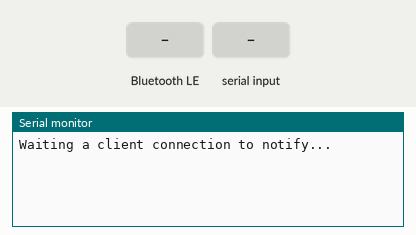
Recording of a sketch running on a simulated ESP32. Parts: the last lines printed to the serial monitor. Inputs (shaded band) come from the test bench. Nothing arrives over Bluetooth unless stated; a phone connects over Bluetooth LE 3 s after start.

Above: at 1.2 s.
1.3 s: Bluetooth LE write "1" received
At 1.7 s:
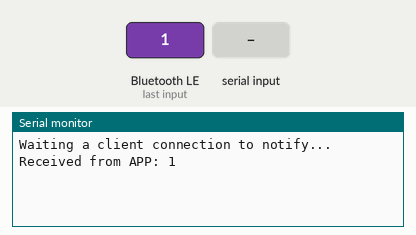
2.8 s: "1" received over Serial
At 4.2 s:
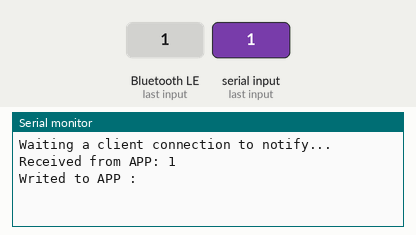

Measured:
- after the input at 1.3 s, the serial monitor: prints a new line after 0.05 s (image 1)
- after the input at 2.8 s, the serial monitor: prints a new line after 1.0 s (image 2)

The sketch:

bt_low_energy.ino
```cpp
#include <BLEDevice.h>
#include <BLEServer.h>
#include <BLEUtils.h>
#include <BLE2902.h>

BLEServer* pServer = NULL;
BLECharacteristic* pCharacteristic = NULL;

bool deviceConnected = false;
bool oldDeviceConnected = false;

char msg[20] = "Initial Message";

// See the following for generating UUIDs:
// https://www.uuidgenerator.net/

//Starts UUID with "c00fa"
#define SERVICE_UUID        "c00fa1d8-1fb5-459e-8fcc-c5c9c331914b"
#define CHARACTERISTIC_UUID "c00fa3f4-36e1-4688-b7f5-ea07361b26a8"

class MyCallbacks: public BLECharacteristicCallbacks {
    void onWrite(BLECharacteristic *pCharacteristic) {
      std::string value = pCharacteristic->getValue();

      if (value.length() > 0) {
        Serial.print("Received from APP: ");
        for (int i = 0; i < value.length(); i++)
          Serial.print(value[i]);

        Serial.println();
      }
    }
};


//callback to receive events of connection and disconnection
class MyServerCallbacks: public BLEServerCallbacks {
    void onConnect(BLEServer* pServer) {
 deviceConnected = true;
    };

    void onDisconnect(BLEServer* pServer) {
 deviceConnected = false;
    }
};

void setup() {
  Serial.begin(115200);

  // Create the BLE Device
  BLEDevice::init("ESP32");

  // Create the BLE Server
  pServer = BLEDevice::createServer();
  pServer->setCallbacks(new MyServerCallbacks());

  // Create the BLE Service
  BLEService *pService = pServer->createService(SERVICE_UUID);

  // Create a BLE Characteristic
  pCharacteristic = pService->createCharacteristic(
                      CHARACTERISTIC_UUID,
                      BLECharacteristic::PROPERTY_READ   |
                      BLECharacteristic::PROPERTY_WRITE  |
                      BLECharacteristic::PROPERTY_NOTIFY |
                      BLECharacteristic::PROPERTY_INDICATE
                    );

  // https://www.bluetooth.com/specifications/gatt/viewer?attributeXmlFile=org.bluetooth.descriptor.gatt.client_characteristic_configuration.xml
  // Create a BLE Descriptor
  pCharacteristic->addDescriptor(new BLE2902());

  pCharacteristic->setCallbacks(new MyCallbacks());

  // Start the service
  pService->start();

  // Start advertising
  BLEAdvertising *pAdvertising = BLEDevice::getAdvertising();
  pAdvertising->addServiceUUID(SERVICE_UUID);
  pAdvertising->setScanResponse(false);
  pAdvertising->setMinPreferred(0x0);  // set value to 0x00 to not advertise this parameter
  BLEDevice::startAdvertising();
  Serial.println("Waiting a client connection to notify...");
}

void serialCommands() {
  if(Serial.available()) {
    String cmd = Serial.readString();

    cmd.toCharArray(msg, cmd.length());
    Serial.print("Writed to APP : ");
    Serial.println(msg);
    pCharacteristic->setValue(msg);
    pCharacteristic->notify();
  }
}

void loop() {
    serialCommands();

    // notify changed value
    if (deviceConnected) {
        pCharacteristic->setValue(msg);
        pCharacteristic->notify();
        delay(100); // bluetooth stack will go into congestion, if too many packets are sent, in 6 hours test i was able to go as low as 3ms
    }
    // disconnecting
    if (!deviceConnected && oldDeviceConnected) {
        delay(500); // give the bluetooth stack the chance to get things ready
        pServer->startAdvertising(); // restart advertising
        Serial.println("start advertising");
        oldDeviceConnected = deviceConnected;
    }
    // connecting
    if (deviceConnected && !oldDeviceConnected) {
        // do stuff here on connecting
        oldDeviceConnected = deviceConnected;
    }
}
```
